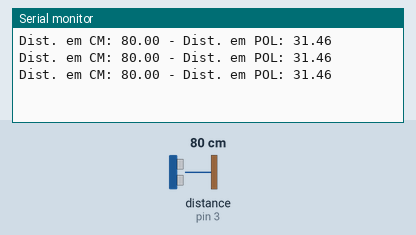
Recording of a sketch running on a simulated Arduino Uno, built with avr-gcc and run on an emulated ATmega328P. Shown: the last lines printed to the serial monitor. The inputs (shaded band) are chosen by the test bench; at power-on: distance to the obstacle (sensor on pin 3) 80 cm. The echo pulse lasts 58.3 µs per cm.

Above: at 1.3 s.
1.4 s: distance to the obstacle (sensor on pin 3) set to 2 cm
At 1.9 s:
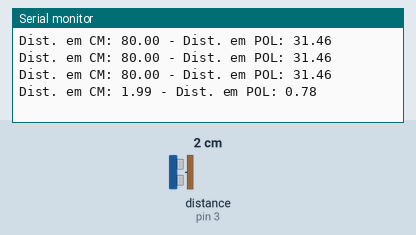
2.9 s: distance to the obstacle (sensor on pin 3) set to 4 cm
At 3.4 s:
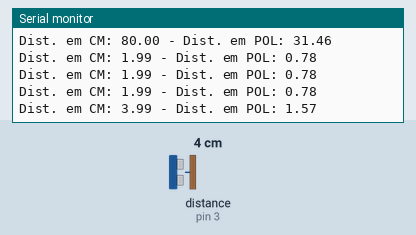
Timing chart, 0 to 5.9 s (numbered marks = the images above; inputs shaded):
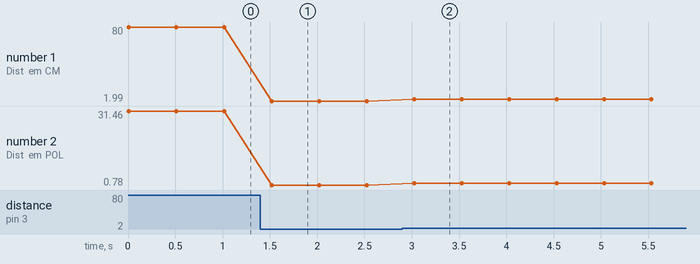

The sketch:

sketch_sensor_ultrasonico.ino
```cpp
#include <Ultrasonic.h>

#define pinoTrig 2
#define pinoEcho 3

//Instanciando um objeto chamado ultrasonic.
  /* Passando os pinos que serao utilizados.
     primeiro parametro: trigger
     segundo parametro: echo */
Ultrasonic ultrasonic(pinoTrig, pinoEcho);

void setup(){
  //Iniciando a porta serial para verificar a leitura do sensor ultrasonico
  Serial.begin(9600);
}

void loop(){

    /* Criando variavel chamada dist para receber a
     distancia.*/
  long dist = (ultrasonic.timing()); //timing() retorna a distancia em milissegundos

  /* Criando duas variaveis para converter a distancia em CM e IN (polegadas) */
  float cm, in;

  /* convertendo as distancias a partir da funçao convert */
  cm = ultrasonic.convert(dist, Ultrasonic::CM);
  in = ultrasonic.convert(dist, Ultrasonic::IN);

  //Imprimindo resultados
  Serial.print("Dist. em CM: ");
  Serial.print(cm);

  Serial.print(" - Dist. em POL: ");
  Serial.println(in);

  //Aguardando meio segundo para fazer a leitura novamente
  delay(500);
}
```

Measured:
- after the input at 1.4 s, the serial monitor: prints a new line after 0.12 s (image 1)
- after the input at 2.9 s, the serial monitor: prints a new line after 0.13 s (image 2)
- plotted number 1: 80 → 1.99 after the input at 1.4 s, 1.99 → 3.99 after the input at 2.9 s
- plotted number 2: 31.46 → 0.78 after the input at 1.4 s, 0.78 → 1.57 after the input at 2.9 s
